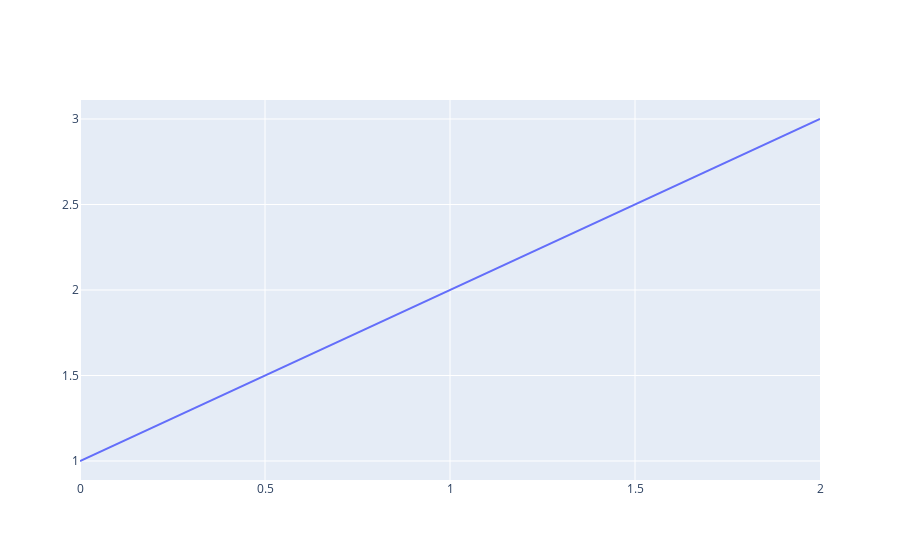

Here is the notebook cell this chart was saved with:
### Code cell
fig=go.Figure()
fig.add_trace(
    go.Scatter(x=xsol,y=ysol)
)
#fig.update_xaxes(range=[0,1])
#fig.update_yaxes(range=[0,100])
fig.show()

### Figure 1 — Plotly figure (JSON) as saved in the notebook; plotly's stock layout.template omitted (floating-point values rounded to 4 significant figures)
{"data": [{"type": "scatter", "x": [0, 0.1, 0.2, 0.3, 0.4, 0.5, 0.6, 0.7, 0.8, 0.9, 1.0, 1.1, 1.2, 1.3, 1.4, 1.5, 1.6, 1.7, 1.8, 1.9, 2.0], "y": [1, 1.1, 1.2, 1.3, 1.4, 1.5, 1.6, 1.7, 1.8, 1.9, 2.0, 2.1, 2.2, 2.3, 2.4, 2.5, 2.6, 2.7, 2.8, 2.9, 3.0]}], "layout": {"autosize": true, "xaxis": {"autorange": true, "range": [0, 2.0], "type": "linear"}, "yaxis": {"autorange": true, "range": [0.8889, 3.111], "type": "linear"}}}
